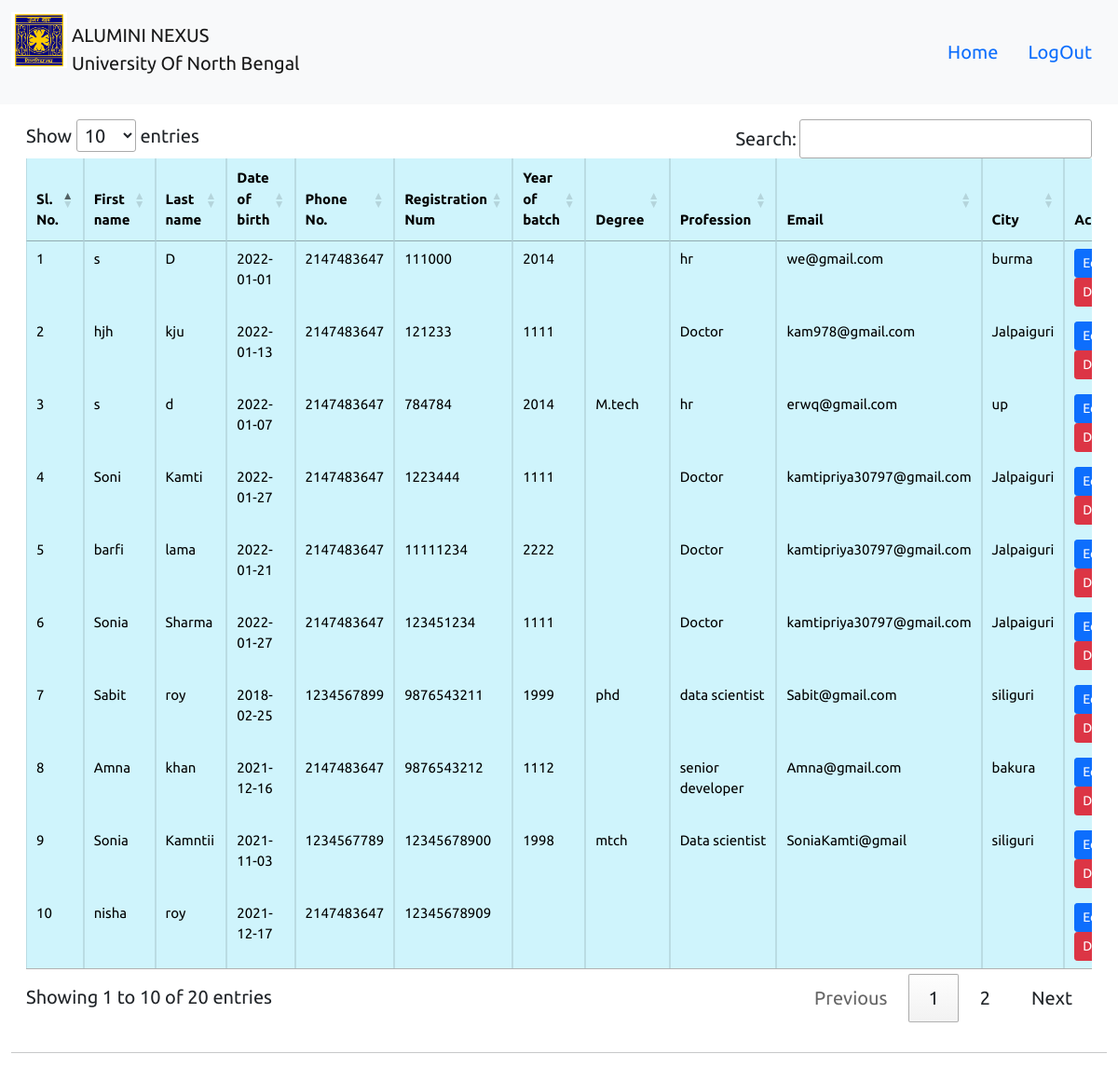
/admindetails.php (signed in), run on the app's committed database.
### tables this page shows
CREATE TABLE `create_account` (
  `slno` int(255) NOT NULL,
  `registration_num` bigint(255) NOT NULL,
  `password` varchar(255) NOT NULL
);

CREATE TABLE `registration` (
  `slno` int(255) NOT NULL,
  `first_name` varchar(255) NOT NULL,
  `middle_name` varchar(255) NOT NULL,
  `last_name` varchar(255) NOT NULL,
  `DOB` date NOT NULL,
  `gender` varchar(12) NOT NULL,
  `religious` varchar(100) NOT NULL,
  `caste` varchar(100) NOT NULL,
  `phone_no` int(12) NOT NULL,
  `email` varchar(255) NOT NULL,
  `reg_no` bigint(255) NOT NULL,
  `passout_year` varchar(20) NOT NULL,
  `qualification` varchar(150) NOT NULL,
  `current_country` varchar(100) NOT NULL,
  `current_state` varchar(100) NOT NULL,
  `current_city` varchar(100) NOT NULL,
  `cur_pincode` int(10) NOT NULL,
  `per-country` varchar(100) NOT NULL,
  `per-state` varchar(100) NOT NULL,
  `per-city` varchar(100) NOT NULL,
  `per-pincode` int(10) NOT NULL,
  `job_description` varchar(255) NOT NULL,
  `profession` varchar(255) NOT NULL,
  `salary` int(255) NOT NULL,
  `achiv` varchar(255) NOT NULL,
  `image` varchar(255) NOT NULL
);

### admindetails.php (the view, shortened to what this page needs)
<?php
$server="localhost";
$username="root";
$password="";
$database="alumni_nexus";
$conn = mysqli_connect($server, $username, $password, $database);
 ?>
<!doctype html>
<html lang="en">
  <head>
    <link href="https://cdn.jsdelivr.net/npm/bootstrap@5.1.3/dist/css/bootstrap.min.css" rel="stylesheet">
    <link rel="stylesheet" href="https://cdn.datatables.net/1.11.3/css/jquery.dataTables.min.css">
    <link href="https://use.fontawesome.com/releases/v5.13.0/css/all.css" rel="stylesheet" id="fontawesome-css">
    <link rel="stylesheet" href="css/style.css">
  </head>
  <body >
  <?php
if(isset($_SESSION['loggedin']) && $_SESSION['loggedin'] == true){
     $loggedin = true;
   }
   else{
     $loggedin = false;
   }
echo '<nav class="navbar navbar-expand-lg navbar-light bg-light">
  <div class="container-fluid">
  <a style="position: relative;" class="navbar-brand" href="#">
    <img src="images/nbu.png" alt="" width="60" height="60" style="position: absolute;"  class="d-inline-block align-text-top">
        <p style="margin-left: 65px;margin-top: 10px;" >ALUMINI NEXUS <br />
            University Of North Bengal</p>
  </a>
    <button class="navbar-toggler" type="button" data-bs-toggle="collapse" data-bs-target="#navbarNav" aria-controls="navbarNav" aria-expanded="false" aria-label="Toggle navigation">
      <span class="navbar-toggler-icon"></span>
    </button>
    <div class="collapse navbar-collapse justify-content-end" id="navbarSupportedContent">
      <ul class="nav navbar">
      <li class="nav-item">
        <a class="nav-link active" aria-current="page" href="/ALUMNI_NEXUS/index.php">Home</a>
      </li>
      ';
        if($loggedin){
        echo '
        <li class="nav-item">
          <a class="nav-link active"  aria-current="page" href="/ALUMNI_NEXUS/adminlogout.php">LogOut</a>
        </li>';
      }
      echo '
      </ul>
    </div>
  </div>
</nav>';
?>
      <div class="container-fluid"  >
        <div class="card-body" >
          <div class="table-responsive" >
            <table class="table resonsive table-lg table-hover table-bordered table-info"  id="myTable" style="font-size:15px" >
      <thead >
        <tr>
          <th scope="col">Sl. No.</th>
          <th scope="col">First name</th>
          <th scope="col">Last name</th>
          <th scope="col">Date of birth</th>
          <th scope="col">Phone No.</th>
          <th scope="col">Registration Num</th>
          <th scope="col">Year of batch</th>
          <th scope="col">Degree</th>
          <th scope="col">Profession</th>
          <th scope="col">Email</th>
          <th scope="col">City</th>
          <th scope="col">Action</th>
        </tr>
      </thead>
      <tbody>
        <?php
         $sql= "SELECT registration.*, create_account.* FROM create_account , registration WHERE registration.reg_no=create_account.registration_num";
         $result = mysqli_query($conn, $sql);
               $num = mysqli_num_rows($result);
                  if($num > 0){
                    $slno=0;
                while($row=mysqli_fetch_assoc($result))
                {
                  $slno=$slno+1;
         ?>
        <tr>
              <td><?php echo $slno?></td>
              <td><?php echo $row['first_name'] ?></td>
              <td><?php echo $row['last_name'] ?></td>
              <td><?php echo $row['DOB'] ?></td>
              <td><?php echo $row['phone_no'] ?></td>
              <td><?php echo $row['reg_no'] ?></td>
              <td><?php echo $row['passout_year'] ?></td>
              <td><?php echo $row['qualification'] ?></td>
              <td><?php echo $row['profession'] ?></td>
              <td><?php echo $row['email'] ?></td>
              <td><?php echo $row['current_city'] ?></td>
              <td><?php echo "
              <button class='edit btn btn-sm btn-primary' id=".$row['reg_no'].">Edit</button>
              <button class='delete btn btn-sm btn-danger' id=".$row['reg_no'].">Delete</button>
              "?></td>
       </tr>
     <?php }
    } ?>
  </tbody>
    </table>
          </div>
        </div>
        <hr>
      </div>
  </body>
</html>

### css/style.css (style rules this page uses)
div.container-fluid { font-family: 'Ubuntu', sans-serif; font-size: 20px; }

### data on the page
create_account: registration.first_name "s", registration.last_name "D", registration.DOB "2022-01-01", registration.phone_no "2147483647", registration.reg_no "111000", registration.passout_year "2014", registration.profession "hr", registration.email "we@gmail.com", registration.current_city "burma"
create_account: registration.first_name "hjh", registration.last_name "kju", registration.DOB "2022-01-13", registration.phone_no "2147483647", registration.reg_no "121233", registration.passout_year "1111", registration.profession "Doctor", registration.email "kam978@gmail.com", registration.current_city "Jalpaiguri"
create_account: registration.first_name "s", registration.last_name "d", registration.DOB "2022-01-07", registration.phone_no "2147483647", registration.reg_no "784784", registration.passout_year "2014", registration.qualification "M.tech", registration.profession "hr", registration.email "erwq@gmail.com", registration.current_city "up"
create_account: registration.first_name "Soni", registration.last_name "Kamti", registration.DOB "2022-01-27", registration.phone_no "2147483647", registration.reg_no "1223444", registration.passout_year "1111", registration.profession "Doctor", registration.email "kamtipriya30797@gmail.com", registration.current_city "Jalpaiguri"
create_account: registration.first_name "barfi", registration.last_name "lama", registration.DOB "2022-01-21", registration.phone_no "2147483647", registration.reg_no "11111234", registration.passout_year "2222", registration.profession "Doctor", registration.email "kamtipriya30797@gmail.com", registration.current_city "Jalpaiguri"
create_account: registration.first_name "Sonia", registration.last_name "Sharma", registration.DOB "2022-01-27", registration.phone_no "2147483647", registration.reg_no "123451234", registration.passout_year "1111", registration.profession "Doctor", registration.email "kamtipriya30797@gmail.com", registration.current_city "Jalpaiguri"
create_account: registration.first_name "Sabit", registration.last_name "roy", registration.DOB "2018-02-25", registration.phone_no "1234567899", registration.reg_no "9876543211", registration.passout_year "1999", registration.qualification "phd", registration.profession "data scientist", registration.email "Sabit@gmail.com", registration.current_city "siliguri"
create_account: registration.first_name "Amna", registration.last_name "khan", registration.DOB "2021-12-16", registration.phone_no "2147483647", registration.reg_no "9876543212", registration.passout_year "1112", registration.profession "senior developer", registration.email "Amna@gmail.com", registration.current_city "bakura"
create_account: registration.first_name "Sonia", registration.last_name "Kamntii", registration.DOB "2021-11-03", registration.phone_no "1234567789", registration.reg_no "12345678900", registration.passout_year "1998", registration.qualification "mtch", registration.profession "Data scientist", registration.email "SoniaKamti@gmail", registration.current_city "siliguri"
create_account: registration.first_name "nisha", registration.last_name "roy", registration.DOB "2021-12-17", registration.phone_no "2147483647", registration.reg_no "12345678909"
